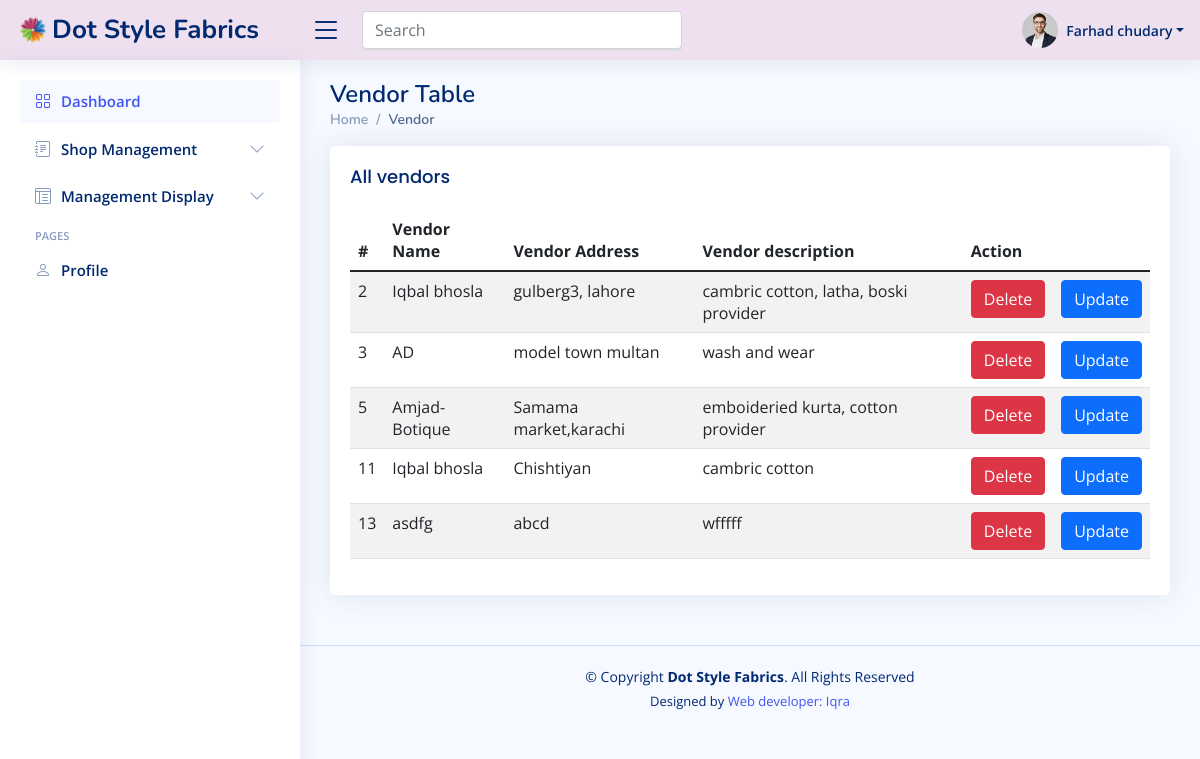
Page /table-vendor.php (signed in) on the committed database.
### tables this page shows
CREATE TABLE `vendor` (
  `vendorID` int(11) NOT NULL,
  `vendor_name` varchar(300) NOT NULL,
  `vendor_address` varchar(200) NOT NULL,
  `vendor_description` varchar(500) NOT NULL
);

### db_conn.php (called while the page is built)
<?php
function connection(){
 return $conn = mysqli_connect('localhost','root','', 'clothshop');
}
?>

### crud.php (called while the page is built, shortened)
<?php
require_once 'db_conn.php';
class crudoop{
    public $conn;
    function __construct(){
        $this->conn = connection();
    }
    public function select($query){
       $qr = $query;
        $result = mysqli_query($this->conn, $qr);
        if(mysqli_num_rows($result)>0){
                return $result;
            }else{
                return 'failed';
            }
    }
}
?>

### table-vendor.php (the view, shortened to what this page needs)
<?php
require_once 'crud.php';
require_once 'db_conn.php';
$access = new crudoop;
?>
<html lang="en">
<?php include "include/head.php"; ?>
<body>
  <?php include "include/header.php"; ?>
  <?php include "include/sidebar.php"; ?>
  <main id="main" class="main">
    <div class="pagetitle">
      <h1>Vendor Table</h1>
      <nav>
        <ol class="breadcrumb">
          <li class="breadcrumb-item"><a href="index.php">Home</a></li>
          <li class="breadcrumb-item active">Vendor</li>
        </ol>
      </nav>
    </div>
    <section class="section">
      <div class="row">
        <div class="col-lg-12">
          <div class="card">
            <div class="card-body">
              <h5 class="card-title">All vendors</h5>
              <table class="table table-striped" id="vendor-table">
                <thead>
                  <tr>
                    <th scope="col">#</th>
                    <th scope="col">Vendor Name</th>
                    <th scope="col">Vendor Address</th>
                    <th scope="col">Vendor description</th>
                    <th scope="col">Action</th>
                  </tr>
                </thead>
                <tbody id="tableShowvendor">
                  <?php
                  $receive = $access->select("SELECT * FROM vendor");
                  if ($receive !== 'failed') {
                    while ($data = mysqli_fetch_assoc($receive)) {
                  ?>
                      <tr>
                      <td><?php echo  $data['vendorID']; ?></td>
                        <td><?php echo  $data['vendor_name']; ?></td>
                        <td><?php echo  $data['vendor_address']; ?></td>
                        <td><?php echo  $data['vendor_description']; ?></td>
                        <td><a onclick="deleteData(this)" data-del_Id="<?php echo  $data['vendorID']; ?>" class="btn btn-danger">Delete</a></td>
                        <td><a href="form-vendor.php?vendorID=<?php echo $data['vendorID']; ?>" class="btn btn-primary">Update</a></td>
                      </tr>
                  <?php
                    }
                  }
                  ?>
                </tbody>
              </table>
            </div>
          </div>
    </section>
  </main>
  <?php
  require_once './include/footer.php';
  ?>
</body>
</html>

### assets/css/style.css (style rules this page uses)
:root { scroll-behavior: smooth; }
body { font-family: "Open Sans", sans-serif; background: #f6f9ff; color: #444444; }
a { color: #4154f1; text-decoration: none; }
h1, h2, h3, h4, h5, h6 { font-family: "Nunito", sans-serif; }
#main { margin-top: 60px; padding: 20px 30px; transition: all 0.3s; }
.pagetitle { margin-bottom: 10px; }
.pagetitle h1 { font-size: 24px; margin-bottom: 0; font-weight: 600; color: #012970; }
.card { margin-bottom: 30px; border: none; border-radius: 5px; box-shadow: 0px 0 30px rgba(1, 41, 112, 0.1); }
.card-title { padding: 20px 0 15px 0; font-size: 18px; font-weight: 500; color: #012970; font-family: "Poppins", sans-serif; }
.card-body { padding: 0 20px 20px 20px; }
.breadcrumb { font-size: 14px; font-family: "Nunito", sans-serif; color: #899bbd; font-weight: 600; }
.breadcrumb a { color: #899bbd; transition: 0.3s; }
.breadcrumb .breadcrumb-item::before { color: #899bbd; }
.breadcrumb .active { color: #51678f; font-weight: 600; }
@media (min-width: 1200px) { #main, #footer { margin-left: 300px; } }

### rows in the picture
vendor: vendorID "2", vendor_name "Iqbal bhosla", vendor_address "gulberg3, lahore", vendor_description "cambric cotton, latha, boski provider"
vendor: vendorID "3", vendor_name "AD", vendor_address "model town multan", vendor_description "wash and wear"
vendor: vendorID "5", vendor_name "Amjad-Botique", vendor_address "Samama market,karachi", vendor_description "emboideried kurta, cotton provider"
vendor: vendorID "11", vendor_name "Iqbal bhosla", vendor_address "Chishtiyan", vendor_description "cambric cotton"
vendor: vendorID "13", vendor_name "asdfg", vendor_address "abcd", vendor_description "wfffff"

### other values in the picture
$_SESSION['userName'] "Farhad chudary"
